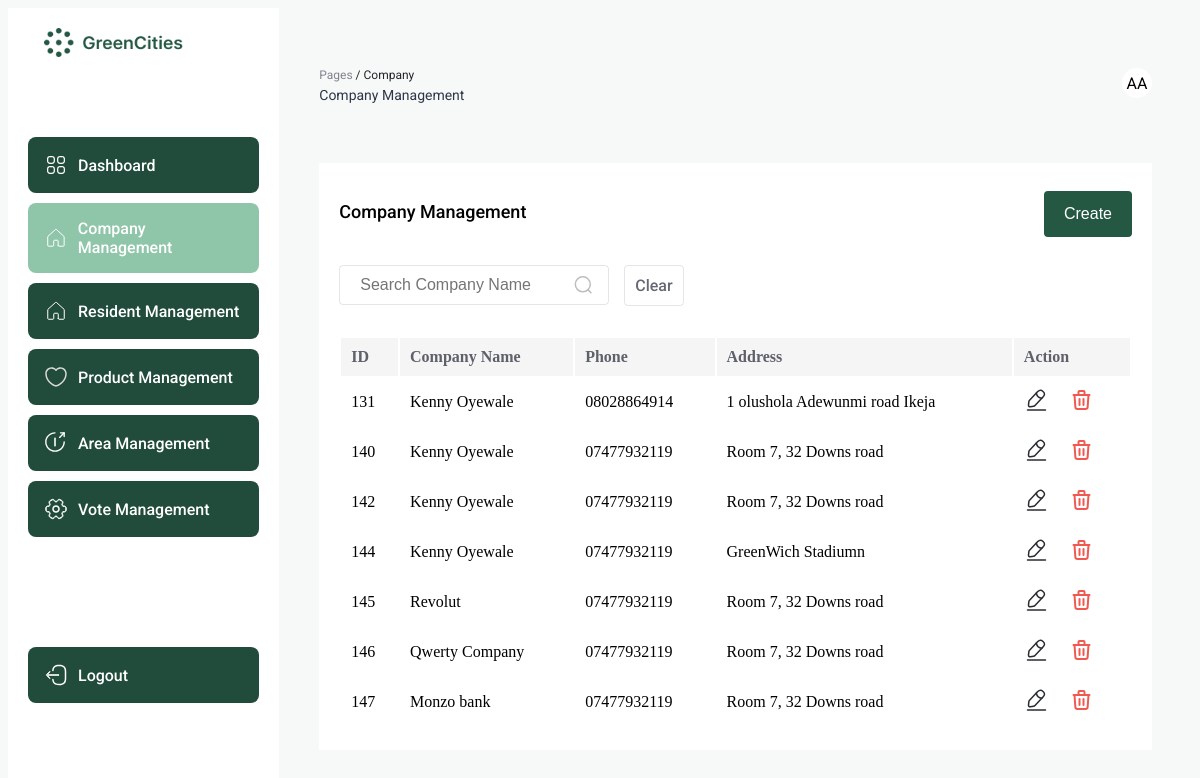
Page /company/index.php (signed in) on the earlier database version.
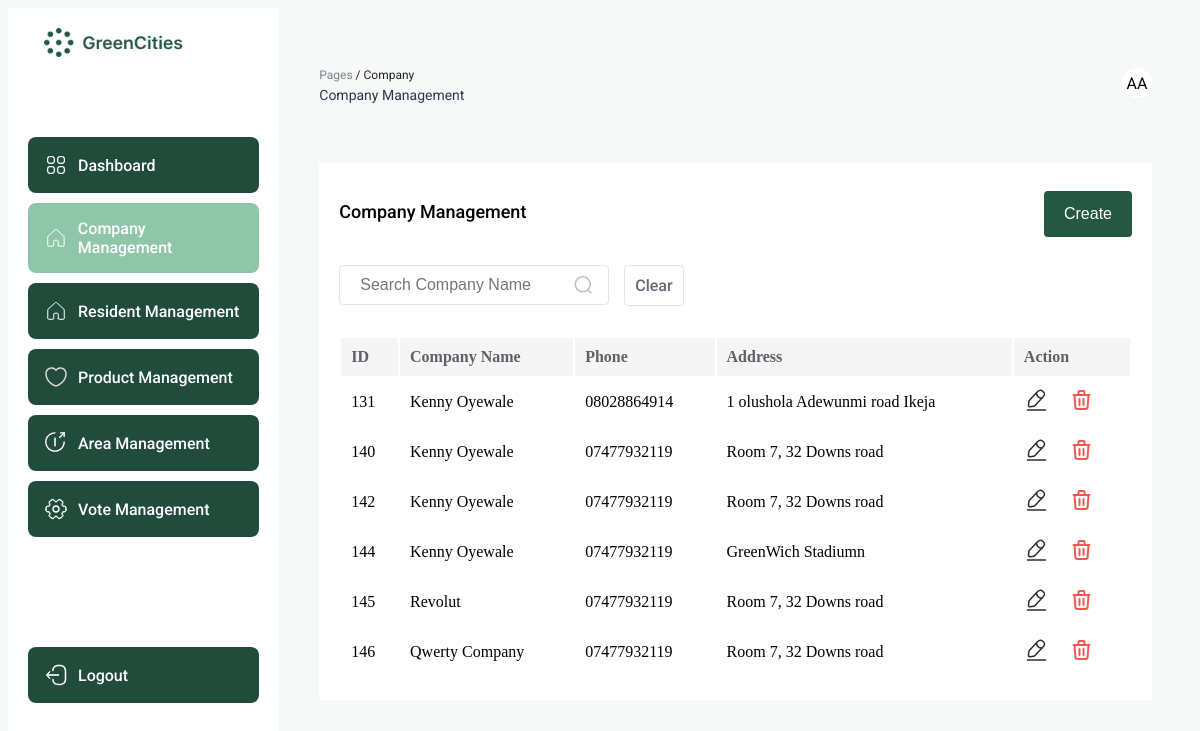
Same page on the later database version.
### tables this page shows
CREATE TABLE `company` (
  `id` int(11) NOT NULL,
  `name` varchar(50) NOT NULL,
  `phone` varchar(15) NOT NULL,
  `address` text NOT NULL,
  `product` int(11) DEFAULT NULL,
  `user` int(11) NOT NULL
);

### company/index.php (the view, shortened to what the changed rows need)
<?php
$servername = "localhost";
$username = "root";
$password = "";
$dbname = "Green Alliance";
$conn = new mysqli($servername, $username, $password, $dbname);
$companyListData = [];
$searchName = $_POST['searchName'];
if (isset($searchName) && strlen($searchName) > 0 && isset($_POST['search'])) {
    $companyListQuery = "SELECT * FROM company WHERE name LIKE '%$searchName%'";
    $companyListResult = $conn->query($companyListQuery);
} else {
    $companyListQuery = "SELECT * FROM `company`";
    $companyListResult = $conn->query($companyListQuery);
}
if ($companyListResult->num_rows > 0) {
    while ($row = $companyListResult->fetch_assoc()) {
        $companyAddress = $row['address'];
        $companyName = $row['name'];
        $companyId = $row['id'];
        $companyPhone = $row['phone'];
        $myMap = [
            "id" => $companyId,
            "name" => $companyName,
            "address" => $companyAddress,
            "phone" => $companyPhone,
        ];
        $companyListData[] = $myMap;
    }
}
$templateData = array(
    "result" => $companyListData,
);
?>
<!DOCTYPE html>
<html lang="en">
<head>
</head>
<body>
    <div class="dashboard-container">
        <div style="width: 100%;">
            <div style="width: 100%;">
                <div style="background: white; margin: 20px 40px; padding: 20px;">
                    <table class="table" style="width: 100%;">
                        <thead>
                            <tr style="background: #F5F5F6;">
                                <th scope="col" style="text-align: left">ID</th>
                                <th scope="col" style="text-align: left">Company Name</th>
                                <th scope="col" style="text-align: left">Phone</th>
                                <th scope="col" style="text-align: left">Address</th>
                                <th scope="col" style="text-align: left">Action</th>
                            </tr>
                        </thead>
                        <tbody>
                            <?php foreach ($templateData['result'] as $option): ?>
                                <tr>
                                    <td><?php echo $option["id"]; ?></td>
                                    <td><?php echo $option["name"]; ?></td>
                                    <td><?php echo $option["phone"]; ?></td>
                                    <td><?php echo $option["address"]; ?></td>
                                    <td>
                                        <div style="display: flex; gap: 20px;">
                                            <a href="update.php?update=<?php echo $option['id'] ?>">
                                            </a>
                                            <a href="index.php?delete=<?php echo $option['id']; ?>">
                                            </a>
                                        </div>
                                    </td>
                                </tr>
                            <?php endforeach; ?>
                        </tbody>
                    </table>
                </div>
            </div>
        </div>
</body>
</html>

Differences in the rows shown:
removed company: id "147", name "Monzo bank", phone "07477932119", address "Room 7, 32 Downs road"
